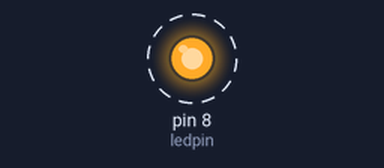
The sketch below on a simulated Arduino Uno, built with avr-gcc and run on an emulated ATmega328P. On the bench: output pins drawn as LEDs (lit = HIGH). Dashed ring = blinking. What the sketch prints to the serial monitor is not drawn.

Above: at 0.5 s.
Timing chart, 0 to 4.6 s (numbered marks = the images above):
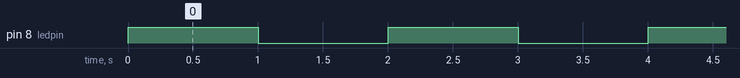

Measured:
- by itself, pin 8 (ledpin): alternates HIGH for 1.0 s and LOW for 1.0 s

The sketch:

sketch_apr7a.ino
```cpp
// This is for LED Blink by GPIO pin and GND pin

#define ledpin 8
#define gndpin 9

void setup() {
  pinMode(ledpin,OUTPUT);
  pinMode(gndpin,OUTPUT);
  Serial.begin(9600);
  digitalWrite(gndpin, LOW);

}
void loop(){
  digitalWrite(ledpin, HIGH);
  Serial.println("led turn ON");
  delay(1000);

  digitalWrite(ledpin, LOW);
  Serial.println("led turn OFF");
  delay(1000);
}
```
